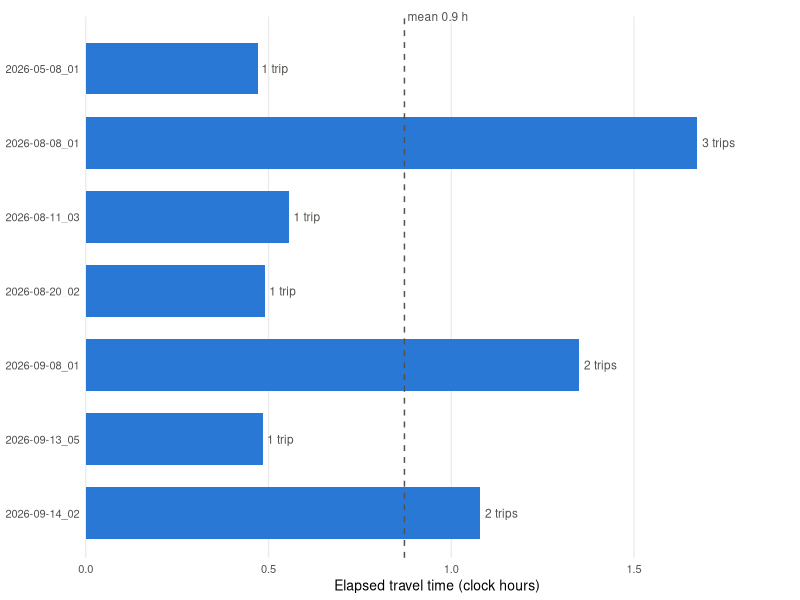

Here is the R script that generated this plot:
## ---- chunk 1
#| label: setup
library(dplyr)
library(readr)
library(ggplot2)
library(knitr)

tasks <- read_csv("../../data/all_tasks_clean.csv", show_col_types = FALSE)

fmt <- function(x, digits = 1) format(round(x, digits), nsmall = digits, big.mark = ",", trim = TRUE)

n_jobs_all <- n_distinct(tasks$job_id)
n_entries <- nrow(tasks)
n_workers <- n_distinct(tasks$gulper_id)
dates <- tasks$date
total_labour_h <- sum(tasks$duration_seconds) / 3600

job_labour <- tasks |>
  group_by(job_id) |>
  summarise(job_labour_h = sum(duration_seconds) / 3600, .groups = "drop")

# Errands, excluded from the analysis but described in Methods
errands <- tasks |> filter(task == "Travel", subtask == "On errand")

# Disposal-site travel entries, with overlapping entries within a job merged
# into trips: an entry starts a new trip if it begins after every earlier
# entry of the job has ended.
min_trip_min <- 5

travel <- tasks |>
  filter(task == "Travel", subtask == "Travel to disposal site") |>
  mutate(s = as.numeric(entry_start_time), e = as.numeric(entry_end_time)) |>
  arrange(job_id, s) |>
  group_by(job_id) |>
  mutate(prev_end = lag(cummax(e), default = -Inf), trip = cumsum(s > prev_end)) |>
  ungroup()

trips_all <- travel |>
  group_by(job_id, trip) |>
  summarise(
    start = min(s), end = max(e),
    gulpers = n_distinct(gulper_id),
    entries = n(),
    labour_h = sum(duration_seconds) / 3600,
    .groups = "drop"
  ) |>
  mutate(clock_min = (end - start) / 60, keep = clock_min >= min_trip_min)

trips <- trips_all |> filter(keep)
short <- trips_all |> filter(!keep)

summarise_jobs <- function(tr) {
  tr |>
    group_by(job_id) |>
    summarise(
      date = as.Date(substr(first(job_id), 1, 10)),
      trips = n(),
      gulpers = max(gulpers),
      clock_h = sum(end - start) / 3600,
      labour_h = sum(labour_h),
      .groups = "drop"
    ) |>
    left_join(job_labour, by = "job_id") |>
    mutate(share = 100 * labour_h / job_labour_h)
}

jobs <- summarise_jobs(trips)
jobs_unfiltered <- summarise_jobs(trips_all)

n_travel_jobs <- nrow(jobs)
n_trips <- nrow(trips)
mean_clock_h <- mean(jobs$clock_h)
median_clock_h <- median(jobs$clock_h)
mean_labour_h <- mean(jobs$labour_h)
median_labour_h <- median(jobs$labour_h)
mean_trip_min <- mean(trips$clock_min)
mean_gulpers_trip <- mean(trips$gulpers)
ratio <- sum(jobs$labour_h) / sum(jobs$clock_h)
travel_share_total <- 100 * sum(jobs$labour_h) / total_labour_h
## ---- chunk 2
#| label: tbl-jobs
#| tbl-cap: "Disposal-site travel for each job in which a trip was made. Elapsed time counts a trip once regardless of how many gulpers made it; labour time adds every gulper's travel. Share is labour travel time as a percentage of the job's total labour time."
jobs |>
  transmute(
    Job = job_id,
    Trips = as.character(trips),
    Gulpers = as.character(gulpers),
    `Elapsed (h)` = clock_h,
    `Labour (person-h)` = labour_h,
    `Share of job (%)` = share
  ) |>
  bind_rows(tibble(
    Job = "Mean", Trips = fmt(mean(jobs$trips)), Gulpers = fmt(mean(jobs$gulpers)),
    `Elapsed (h)` = mean_clock_h, `Labour (person-h)` = mean_labour_h,
    `Share of job (%)` = mean(jobs$share)
  )) |>
  kable(digits = 1, align = "lrrrrr")
## ---- chunk 3
#| label: fig-jobs
#| fig-cap: "Elapsed time spent travelling to the disposal site per job, for the jobs in which a trip was made, ordered by date. Labels give the number of trips. The dashed line is the mean."
#| fig-width: 6.5
#| fig-height: 3.2
jobs |>
  mutate(
    job_id = factor(job_id, levels = rev(job_id)),
    label = paste0(trips, ifelse(trips == 1, " trip", " trips"))
  ) |>
  ggplot(aes(x = clock_h, y = job_id)) +
  geom_col(fill = "#2a78d6", width = 0.7) +
  geom_text(aes(label = label), hjust = -0.15, size = 3, colour = "#52514e") +
  geom_vline(xintercept = mean_clock_h, linetype = "dashed", colour = "#52514e") +
  annotate("text", x = mean_clock_h, y = n_travel_jobs + 0.7,
           label = paste0("mean ", fmt(mean_clock_h), " h"),
           hjust = -0.05, size = 3, colour = "#52514e") +
  scale_x_continuous(expand = expansion(mult = c(0, 0.15))) +
  coord_cartesian(clip = "off") +
  labs(x = "Elapsed travel time (clock hours)", y = NULL) +
  theme_minimal(base_size = 10) +
  theme(
    panel.grid.major.y = element_blank(),
    panel.grid.minor = element_blank(),
    axis.text = element_text(colour = "#52514e"),
    plot.margin = margin(12, 8, 4, 4)
  )
